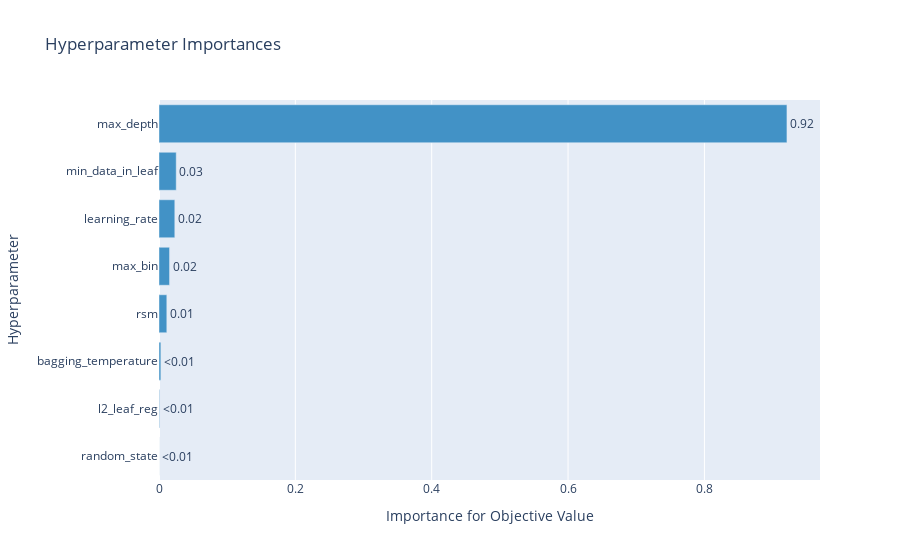

The notebook cell saved with this chart:
### Code cell
optuna.visualization.plot_param_importances(study)

### Figure 1 — Plotly figure (JSON) as saved in the notebook; plotly's stock layout.template omitted (floating-point values rounded to 4 significant figures)
{"data": [{"cliponaxis": false, "hovertemplate": ["random_state (CategoricalDistribution): 0.0<extra></extra>", "l2_leaf_reg (FloatDistribution): 0.0008088852840508247<extra></extra>", "bagging_temperature (FloatDistribution): 0.0027192605533967115<extra></extra>", "rsm (FloatDistribution): 0.011468470049154604<extra></extra>", "max_bin (IntDistribution): 0.015480572372214204<extra></extra>", "learning_rate (FloatDistribution): 0.023171221340090576<extra></extra>", "min_data_in_leaf (IntDistribution): 0.025275249251274008<extra></extra>", "max_depth (IntDistribution): 0.9210763411498191<extra></extra>"], "marker": {"color": "rgb(66,146,198)"}, "orientation": "h", "text": ["<0.01", "<0.01", "<0.01", "0.01", "0.02", "0.02", "0.03", "0.92"], "textposition": "outside", "type": "bar", "x": [0, 0.0008089, 0.002719, 0.01147, 0.01548, 0.02317, 0.02528, 0.9211], "y": ["random_state", "l2_leaf_reg", "bagging_temperature", "rsm", "max_bin", "learning_rate", "min_data_in_leaf", "max_depth"]}], "layout": {"showlegend": false, "title": {"text": "Hyperparameter Importances"}, "xaxis": {"title": {"text": "Importance for Objective Value"}}, "yaxis": {"title": {"text": "Hyperparameter"}}}}
